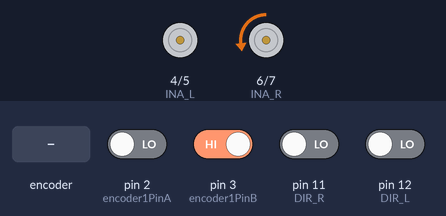
This sketch was run on a simulated Arduino Mega 2560, built with avr-gcc and run on an emulated ATmega2560. On the bench: motor-driver pin pairs drawn as motors (green arrow = first pin HIGH = forward, orange = second pin HIGH = backward, longer = more drive, scaled by the enable pin). The test bench sets the inputs (shaded band); at power-on: pin 3 (encoder1PinB) HIGH, pin 2 (encoder1PinA), pin 11 (DIR_R), pin 12 (DIR_L) LOW. What the sketch prints to the serial monitor is not drawn.

Above: at 1.2 s.
1.3 s: rotary encoder on pin 2 (encoder1PinA) / pin 19 (encoder0PinB) turned 3 steps (first pin leading)
At 1.63 s:
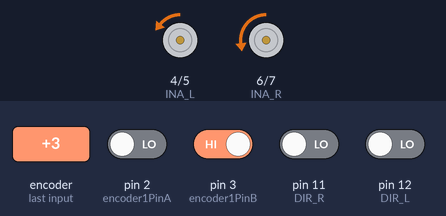
4.3 s: pin 3 (encoder1PinB) driven LOW
7.3 s: rotary encoder on pin 2 (encoder1PinA) / pin 19 (encoder0PinB) turned 3 steps (first pin leading)
At 7.51 s:
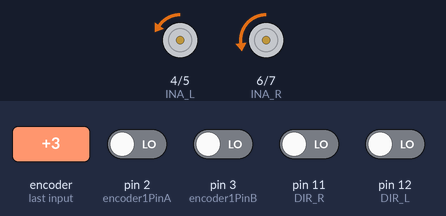
Timing chart, 0 to 10.3 s (numbered marks = the images above; inputs shaded):
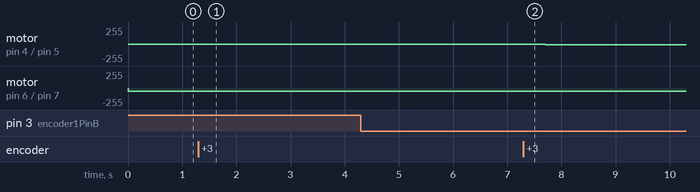

The sketch:

controle_velocidade.ino
```cpp
/*
 *Teste de controle de velocidade usando
 *o arduino nano. Tentando usar a adaptaço do
 *cdigo da leticia que fizemos para a open 2017
 */

#define DEBUG 1//1 - ligado /// 0 - desligado

#define PI 3.14159265359
#define RAIO 0.100 // 100mm

//driver
#define PWM_L 9
#define INA_L 4
#define INB_L 5

#define PWM_R 10
#define INA_R 6
#define INB_R 7

//encoder
#define ENCODER_L 0 //interrup port 0, is the pin 2
#define ENCODER_R 1 //interrup port 1, is the pin 3
#define DIR_L 12
#define  DIR_R 11


//variaveis
volatile long encoder_posL = 0;
volatile long encoder_posR = 0;

unsigned long tempo_aux;
unsigned long tempo;
float voltas_esquerda;
float voltas_direita;
float velocidade_esquerda;
float velocidade_direita;
float voltas_esquerda_anterior;
float voltas_direita_anterior;
float dt;

//Declaração das funções
void startDriver();
void startEncoder();
void interrupt_L();
void interrupt_R();
int UpdateVel(float refL,float refR);
void setpot(int potL, int potR);
void controle(float refL, float refR);


//funões principais
void setup()
{
  noInterrupts();

  startDriver();
  startEncoder();
  if(DEBUG)
   Serial.begin(2000000);

  interrupts();
}

float lref = 0, rref = 0.1;
int pwmL, pwmR;
int flag = 0;
unsigned long int tempo_loop = 0;
void loop()
{


  // if((millis() > 3000)&&(millis() < 8000))
  // {
  //   rref = 100;
  // }
  // else
  // {
  //   rref = 0;
  // }


   //UpdateVel(0,rref)

  if(UpdateVel(lref,rref))
  {
    //Serial.print(tempo_loop);
     //Serial.print(";");
     Serial.print(rref);
     Serial.print("\t");
     Serial.print(velocidade_direita);
     Serial.print("\t");
     Serial.println(pwmR);
  }
  //delay(1);
}

#define KP 46.15
#define KI 1056.69
#define KD 0

float errL = 0, sum_errL = 0, old_errL, derrL;
float errR = 0, sum_errR = 0, old_errR, derrR;


void controle(float refL, float refR)
{
  old_errR = errR;
  errR = refR - velocidade_direita;
  derrR = (errR - old_errR)/dt;
  sum_errR += errR*dt;

  old_errL = errL;
  errL = refL - velocidade_esquerda;
  derrL = (errL - old_errL)/dt;
  sum_errL += errL*dt;

  if(refR < 0.2)
  {
    if(velocidade_direita <= refR)
    {
      pwmR = 50;
    } else {
      pwmR = 0;
    }
  } else {
    pwmR = (int)(KP*errR + KI*sum_errR + KD*derrR);
  }

  pwmL = (int)(KP*errL + KI*sum_errL + KD*derrL);

  setpot(pwmL,pwmR);
}

void setpot(int potL, int potR)
{
  if(potL > 0)
  {
    if(potL > 255)
      potL = 255;

    digitalWrite(INA_L, LOW);
    digitalWrite(INB_L, HIGH);
    analogWrite(PWM_L, potL);
  }
  else if(potL < 0)
  {
    potL = -potL;
    if(potL > 255)
      potL = 255;

    digitalWrite(INA_L, HIGH);
    digitalWrite(INB_L, LOW);
    analogWrite(PWM_L, potL);
  }
  else //potL == 0
  {
    digitalWrite(INA_L, LOW);
    digitalWrite(INB_L, LOW);
    analogWrite(PWM_L, 0);
  }

  if(potR > 0)
  {
    if(potR > 255)
      potR = 255;

    digitalWrite(INA_R, LOW);
    digitalWrite(INB_R, HIGH);
    analogWrite(PWM_R, potR);
  }
  else if(potR < 0)
  {
    potR = -potR;
    if(potR > 255)
      potR = 255;

    digitalWrite(INA_R, HIGH);
    digitalWrite(INB_R, LOW);
    analogWrite(PWM_R, potR);
  }
  else //potL == 0
  {
    digitalWrite(INA_R, LOW);
    digitalWrite(INB_R, LOW);
    analogWrite(PWM_R, 0);
  }

}

//assinatura das funnções
int UpdateVel(float refL,float refR) {
   // To do:

   // Calcula as velocidades das rodas a cada 5 ms ---------------------------------
   unsigned long agora;
   agora = micros();
   if (agora - tempo >= 5000)
   {
      tempo_aux = (agora - tempo);
      tempo = agora;

      dt = ((float)tempo_aux)/1000000.0;

      voltas_esquerda = encoder_posL / (800.0); // 400 pontos por volta só que pegando a subida e a descida
      voltas_direita = encoder_posR / (800.0);

      //velocidade angular em revoluções/segundo
      velocidade_esquerda = 2*PI*RAIO * 1000000 * (voltas_esquerda - voltas_esquerda_anterior) / (tempo_aux);//o *1000 é para corrigir a unidade de tempo
      velocidade_direita  = 2*PI*RAIO * 1000000 * (voltas_direita - voltas_direita_anterior) / (tempo_aux);

      voltas_esquerda_anterior = voltas_esquerda;
      voltas_direita_anterior = voltas_direita;
      // if(DEBUG)
      //   Serial.println(tempo_aux);

      controle(refL,refR);
      //setpot(refL,refR);
      //setpot(0,(int)refR);
      tempo_loop = tempo;
      return 1;
  }
  // Chama a funcao que calcula a tensao de saida para os motores -----------------------
  //controleAdaptativoVelocidade();
  return 0;
}


void startDriver() {
  pinMode(INA_L, OUTPUT);
  pinMode(INA_R, OUTPUT);
  pinMode(INB_R, OUTPUT);
  pinMode(INB_L, OUTPUT);
  pinMode(PWM_R, OUTPUT);
  pinMode(PWM_L, OUTPUT);
}

void startEncoder () {
  pinMode(ENCODER_L, INPUT);
  pinMode(ENCODER_R, INPUT);

  attachInterrupt(ENCODER_L, interrupt_L, CHANGE);
  attachInterrupt(ENCODER_R, interrupt_R, CHANGE);
}


void interrupt_L() {
  noInterrupts();
  if(digitalRead(DIR_L))
    encoder_posL++;
  else
    encoder_posL--;
  interrupts();
}

void interrupt_R() {
  noInterrupts();
  if(digitalRead(DIR_R))
    encoder_posR--;
  else
    encoder_posR++;
  interrupts();
}
```

adaptatvo.c
```cpp
 /* read a rotary encoder with interrupts
   Encoder hooked up with common to GROUND,
   encoder0PinA to pin 2, encoder0PinB to pin 4 (or pin 3 see below)
   it doesn't matter which encoder pin you use for A or B
   uses Arduino pullups on A & B channel outputs
   turning on the pullups saves having to hook up resistors
   to the A & B channel outputs
*/

// Includes ------------------------------------------------------------------------------------------------

// SD card
#include <SD.h>

// Cálculos
#include <math.h>

// Defines -------------------------------------------------------------------------------------------------

// SD card
#define CS 53

// Encoders esquerda
#define encoder0PinA 18
#define encoder0PinB 19

// Encoders direita
#define encoder1PinA 2
#define encoder1PinB 3

// Calculo de velocidade
#define pi 3.14159265359f

// Controle de velocidade
#define limiar_erro_velocidade 0.07f
#define POT_MAX_ESQUERDA 161
#define POT_MAX_DIREITA 161
#define POT_MIN_ESQUERDA 11
#define POT_MIN_DIREITA 11
#define Kp_esquerda 6.5f
#define Ki_esquerda 0.05f
#define Kd_esquerda 0.1f
#define Kp_direita 6.5f
#define Ki_direita 0.05f
#define Kd_direita 0.1f

// Controle remoto
#define CHANEL1 22
#define CHANEL2 24
#define CHANEL3 26

// Driver
#define IN1_D 10
#define IN2_D 9
#define IN1_E 13
#define IN2_E 12

#define PWM_D 8
#define PWM_E 11

// Variáveis ----------------------------------------------------------4-----------------------------------

// SD card
const int chipSelect = CS;
int dataString = 0;
bool abriu = true;
char nomearquivo[] = "datalog1.txt";

// Encoders
volatile long encoder0Pos = 0; //esquerda
volatile long encoder1Pos = 0; //direita
double voltas_esquerda = 0, voltas_esquerda_anterior = 0;
double voltas_direita = 0, voltas_direita_anterior = 0;

// Cálculo de velocidade
float velocidade_esquerda = 0;
float velocidade_direita = 0;
double tempo;
double tempo_aux;

// Controle de velocidade
float velocidade_Referencia = 3;
float velocidade_Referencia_anterior = 0;
bool trocar_sentido = false;
bool foward = true;
bool back = false;
bool left = false;
bool right = false;
bool left_eixo = false;
bool right_eixo = false;

float theta1_esquerda = 0.50;
float theta2_esquerda = 0.25;
float yTv_esquerda = 0.08;

float theta1_direita = 0.40;
float theta2_direita = 0.15;
float yTv_direita = 0.07;

float velocidade_esquerda_modelo = 0;
float velocidade_direita_modelo = 0;
float pot_esquerda_teste = 0;
float pot_direita_teste = 0;
float tensaomotor_esquerda = 0;
float tensaomotor_direita = 0;
float tensao_bateria = 12;

// Driver
float pot_direita = 0;
float pot_esquerda = 0;

// Ler int do buffer serial
float valor = 0;

// Usar o controle remoto
int ch1;
int ch2;
int ch3;

//Funcoes de setup dos módulos --------------------------------------------------------------------------------------------------------------

// Driver

void start_DRIVER (){

  pinMode(IN1_E, OUTPUT);
  pinMode(IN2_E, OUTPUT);
  pinMode(IN1_D, OUTPUT);
  pinMode(IN2_D, OUTPUT);
  pinMode(PWM_E, OUTPUT);
  pinMode(PWM_D, OUTPUT);
}

// Encoders

void doEncoderA();
void doEncoderB();
void doEncoder1A();
void doEncoder1B();

void start_ENCODER () {

  pinMode(encoder0PinA, INPUT);
  pinMode(encoder0PinB, INPUT);
  pinMode(encoder1PinA, INPUT);
  pinMode(encoder1PinB, INPUT);

// Encoder Esquerda
  attachInterrupt(digitalPinToInterrupt(encoder0PinA), doEncoderA, CHANGE);
  attachInterrupt(digitalPinToInterrupt(encoder0PinB), doEncoderB, CHANGE);

// Encoder Direita
  attachInterrupt(digitalPinToInterrupt(encoder1PinA), doEncoder1A, CHANGE);
  attachInterrupt(digitalPinToInterrupt(encoder1PinB), doEncoder1B, CHANGE);
}

// SD card

void start_SD () {

  pinMode (CS,OUTPUT);
  if (!SD.begin(chipSelect)) {
    Serial.println("Card failed, or not present");
    return;
  }
  Serial.println("card initialized.");
}

// Controle remoto

void start_RC(){
  pinMode(CHANEL1, INPUT);
  pinMode(CHANEL2, INPUT);
  pinMode(CHANEL3, INPUT);

}

//Funções driver--------------------------------------------------------------------------------------------------------------------------

void direita(int potEsquerda, int potDireita){
  analogWrite(PWM_E, potEsquerda);
  analogWrite(PWM_D, potDireita);
  digitalWrite(IN1_E, HIGH);
  digitalWrite(IN2_E, LOW);
  digitalWrite(IN1_D, LOW);
  digitalWrite(IN2_D, HIGH);
}

void esquerda(int potEsquerda, int potDireita){
  analogWrite(PWM_E, potEsquerda);
  analogWrite(PWM_D, potDireita);
  digitalWrite(IN1_E, HIGH);
  digitalWrite(IN2_E, LOW);
  digitalWrite(IN1_D, LOW);
  digitalWrite(IN2_D, HIGH);
}


void direita_eixo (int potEsquerda, int potDireita) {
  analogWrite(PWM_E, potEsquerda);
  analogWrite(PWM_D, potDireita);
  digitalWrite(IN1_E, HIGH);
  digitalWrite(IN2_E, LOW);
  digitalWrite(IN1_D, HIGH);
  digitalWrite(IN2_D, LOW);

}

void esquerda_eixo (int potEsquerda, int potDireita) {
  analogWrite(PWM_E, potEsquerda);
  analogWrite(PWM_D, potDireita);
  digitalWrite(IN1_E, LOW);
  digitalWrite(IN2_E, HIGH);
  digitalWrite(IN1_D, LOW);
  digitalWrite(IN2_D, HIGH);

}

void frente(int potEsquerda, int potDireita){
  analogWrite(PWM_E, potEsquerda);
  analogWrite(PWM_D, potDireita);
  digitalWrite(IN1_E, HIGH);
  digitalWrite(IN2_E, LOW);
  digitalWrite(IN1_D, LOW);
  digitalWrite(IN2_D, HIGH);
}

void tras(int potEsquerda, int potDireita){
  analogWrite(PWM_E, potEsquerda);
  analogWrite(PWM_D, potDireita);
  digitalWrite(IN1_E, LOW);
  digitalWrite(IN2_E, HIGH);
  digitalWrite(IN1_D, HIGH);
  digitalWrite(IN2_D, LOW);
}

void parar () {
  digitalWrite(IN1_E, LOW);
  digitalWrite(IN2_E, LOW);
  digitalWrite(IN1_D, LOW);
  digitalWrite(IN2_D, LOW);
}

void travar (){
  digitalWrite(IN1_E, HIGH);
  digitalWrite(IN2_E, HIGH);
  digitalWrite(IN1_D, HIGH);
  digitalWrite(IN2_D, HIGH);
}

//Funções Encoder -------------------------------------------------------------------------------------------------------------

void doEncoderA(){

  noInterrupts();
  // look for a low-to-high on channel A
  if (digitalRead(encoder0PinA) == HIGH) {

    // check channel B to see which way encoder is turning
    if (digitalRead(encoder0PinB) == LOW) {
      encoder0Pos = encoder0Pos + 1;         // CW
    }
    else {
      encoder0Pos = encoder0Pos - 1;         // CCW
    }
  }
  else   // must be a high-to-low edge on channel A
  {
    // check channel B to see which way encoder is turning
    if (digitalRead(encoder0PinB) == HIGH) {
      encoder0Pos = encoder0Pos + 1;          // CW
    }
    else {
      encoder0Pos = encoder0Pos - 1;          // CCW
    }
  }
  interrupts();
}

void doEncoderB(){

  noInterrupts();
  // look for a low-to-high on channel B
  if (digitalRead(encoder0PinB) == HIGH) {
   // check channel A to see which way encoder is turning
    if (digitalRead(encoder0PinA) == HIGH) {
      encoder0Pos = encoder0Pos + 1;         // CW
    }
    else {
      encoder0Pos = encoder0Pos - 1;         // CCW
    }
  }
  // Look for a high-to-low on channel B
  else {
    // check channel B to see which way encoder is turning
    if (digitalRead(encoder0PinA) == LOW) {
      encoder0Pos = encoder0Pos + 1;          // CW
    }
    else {
      encoder0Pos = encoder0Pos - 1;          // CCW
    }
  }
  interrupts();
}


void doEncoder1A(){

  noInterrupts();
  // look for a low-to-high on channel A
  if (digitalRead(encoder1PinA) == HIGH) {
    // check channel B to see which way encoder is turning
    if (digitalRead(encoder1PinB) == LOW) {
      encoder1Pos = encoder1Pos + 1;         // CW
    }
    else {
      encoder1Pos = encoder1Pos - 1;         // CCW
    }
  }
  else   // must be a high-to-low edge on channel A
  {
    // check channel B to see which way encoder is turning
    if (digitalRead(encoder1PinB) == HIGH) {
      encoder1Pos = encoder1Pos + 1;          // CW
    }
    else {
      encoder1Pos = encoder1Pos - 1;          // CCW
    }
  }
  interrupts();
}

void doEncoder1B(){

  noInterrupts();
  // look for a low-to-high on channel B
  if (digitalRead(encoder1PinB) == HIGH) {
   // check channel A to see which way encoder is turning
    if (digitalRead(encoder1PinA) == HIGH) {
      encoder1Pos = encoder1Pos + 1;         // CW
    }
    else {
      encoder1Pos = encoder1Pos - 1;         // CCW
    }
  }
  // Look for a high-to-low on channel B
  else {
    // check channel B to see which way encoder is turning
    if (digitalRead(encoder1PinA) == LOW) {
      encoder1Pos = encoder1Pos + 1;          // CW
    }
    else {
      encoder1Pos = encoder1Pos - 1;          // CCW
    }
  }
  interrupts();
}

// Funcoes Controle de Velocidade -----------------------------------------------------------------------------------------

void controleAdaptativoVelocidade(){

  if(velocidade_Referencia == 0){
    parar();
    return;
  }

  theta1_esquerda = theta1_esquerda - (yTv_esquerda*velocidade_Referencia*(velocidade_esquerda - velocidade_esquerda_modelo));
  theta2_esquerda = theta2_esquerda + (yTv_esquerda*velocidade_esquerda*(velocidade_esquerda - velocidade_esquerda_modelo));

  theta1_direita = theta1_direita - (yTv_direita*velocidade_Referencia*(velocidade_direita - velocidade_direita_modelo));
  theta2_direita = theta2_direita + (yTv_direita*velocidade_direita*(velocidade_direita - velocidade_direita_modelo));

  tensaomotor_esquerda = (theta1_esquerda*velocidade_Referencia)-(theta2_esquerda*velocidade_esquerda);

  tensaomotor_direita = (theta1_direita*velocidade_Referencia)-(theta2_direita*velocidade_direita);

  velocidade_esquerda_modelo = (0.00248*velocidade_esquerda_modelo) + (0.99752*velocidade_Referencia_anterior);

  velocidade_direita_modelo = (0.00248*velocidade_direita_modelo) + (0.99752*velocidade_Referencia_anterior);

  velocidade_Referencia_anterior = velocidade_Referencia;

  pot_esquerda = 100*tensaomotor_esquerda/(tensao_bateria);
  pot_esquerda_teste = pot_esquerda;

  pot_direita = 100*tensaomotor_direita/(tensao_bateria);
  pot_direita_teste = pot_direita;

  Serial.print("Potência esquerda antes limitador:");  Serial.println(pot_esquerda);

  if (abs(pot_esquerda) > POT_MAX_ESQUERDA){
    pot_esquerda = POT_MAX_ESQUERDA;
  }else if (abs(pot_esquerda) < POT_MIN_ESQUERDA){
    pot_esquerda = POT_MIN_ESQUERDA;
  }
  if (abs(pot_direita) > POT_MAX_DIREITA){
    pot_direita = POT_MAX_DIREITA;
  }else if (abs(pot_direita) < POT_MIN_DIREITA){
    pot_direita = POT_MIN_DIREITA;
  }

  if (foward){
    frente(pot_esquerda,pot_direita);
  }

  Serial.print("Potência controlada esquerda:");Serial.println(pot_esquerda);
  Serial.print("Theta1_esquerda: ");            Serial.println(theta1_esquerda);
  Serial.print("Theta2_esquerda: ");            Serial.println(theta2_esquerda);
  Serial.print("Potencia esquerda: ");          Serial.println(pot_esquerda);
  Serial.print("Velocidade esquerda modelo: "); Serial.println(velocidade_esquerda_modelo);
  Serial.println(" ");

}


// Setup e Loop principais
//-----------------------------------------------------------------------------------------------------------

void setup(){

  tempo = millis();

  start_DRIVER();

  start_ENCODER();

  Serial.begin(9600);

  while (!Serial) {
    ; // wait for serial port to connect. Needed for Leonardo only
  }
  Serial.println("Start");

  //start_SD();
}

void loop(){

if ((millis()/1000) > 5){

  if ((millis()/1000) > 30){
    velocidade_Referencia = 0;
    parar();
  }

  File dataFile = SD.open(nomearquivo, FILE_WRITE);

  if(!dataFile) {
    nomearquivo[14] = "datalog2.txt";
    dataFile = SD.open(nomearquivo, FILE_WRITE);
  }
  if (abriu && dataFile){
    dataFile.println("----------------------------------------------------------");
    dataFile.close();
    abriu = false;
  }

  if (millis() - tempo > 30){

    tempo_aux = (millis()- tempo);
    tempo = millis();

    voltas_esquerda = encoder0Pos/1632.67;
    voltas_direita = encoder1Pos/1632.67;

    velocidade_esquerda = 1000*(voltas_esquerda - voltas_esquerda_anterior)/(tempo_aux);
    velocidade_direita = 1000*(voltas_direita - voltas_direita_anterior)/(tempo_aux);

    voltas_esquerda_anterior = voltas_esquerda;
    voltas_direita_anterior = voltas_direita;

    Serial.print("Velocidade esquerda: ");      Serial.println(velocidade_esquerda);
    Serial.print("Velocidade direita: ");       Serial.println(velocidade_direita);
    Serial.println(" ");
  }

  controleAdaptativoVelocidade();

  if(Serial.available() > 0) {
    velocidade_Referencia_anterior = velocidade_Referencia;
    velocidade_Referencia = Serial.parseFloat();
    Serial.print("Velocidade recebida: ");      Serial.println(velocidade_Referencia);
  }

  Serial.print("Contador encoder esquerdo: ");  Serial.println (encoder0Pos, DEC);
  Serial.print("Contador encoder direito: ");   Serial.println (encoder1Pos, DEC);
  Serial.print("Potencia direita: ");           Serial.println(pot_direita);
  Serial.print("Potencia esquerda: ");          Serial.println(pot_esquerda);
  Serial.println(" ");

  if (dataFile) {
    dataFile.print(millis());dataFile.print(" ");dataFile.print(velocidade_esquerda);
    dataFile.print(" ");dataFile.print(velocidade_direita);
    dataFile.print(" ");dataFile.print(velocidade_Referencia);
    dataFile.print(" ");dataFile.print(pot_esquerda_teste);
    dataFile.print(" ");dataFile.println(pot_direita_teste);
    dataFile.close();
  }

}
}
```

Source omitted: ste_de_comunicacao_serial.c (2598 bytes)

Measured:
- after the input at 1.3 s, motor on pin 4 (INA_L) / pin 5 (INB_L): stopped → backward 2/255 after 0.21 s, → backward 4/255 0.20 s later
- after the input at 7.3 s, motor on pin 4 (INA_L) / pin 5 (INB_L): backward 4/255 → backward 5/255 after 0.06 s, → backward 7/255 0.15 s later, → backward 9/255 0.20 s later
